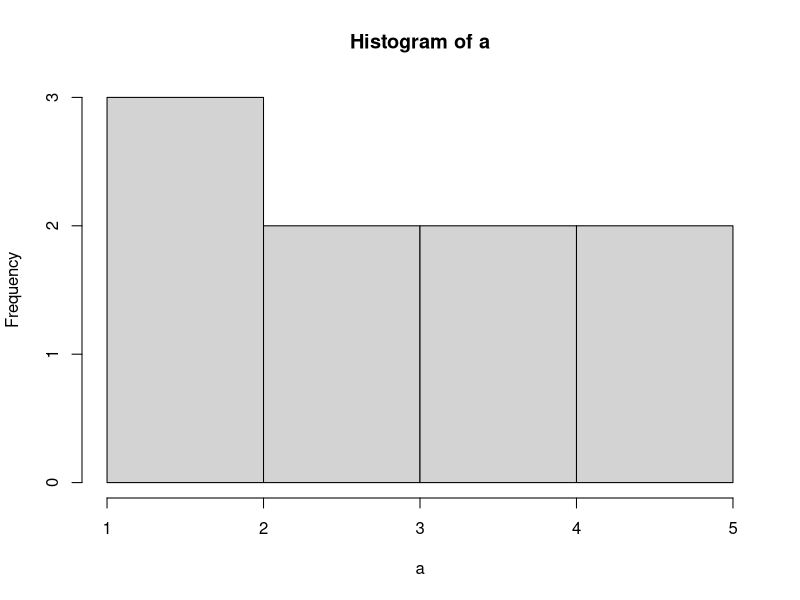

Here is the R script that generated this plot:
## ---- chunk 1
 a = c(1,2,2,3,3,4,4,5,5)

hist(a)


